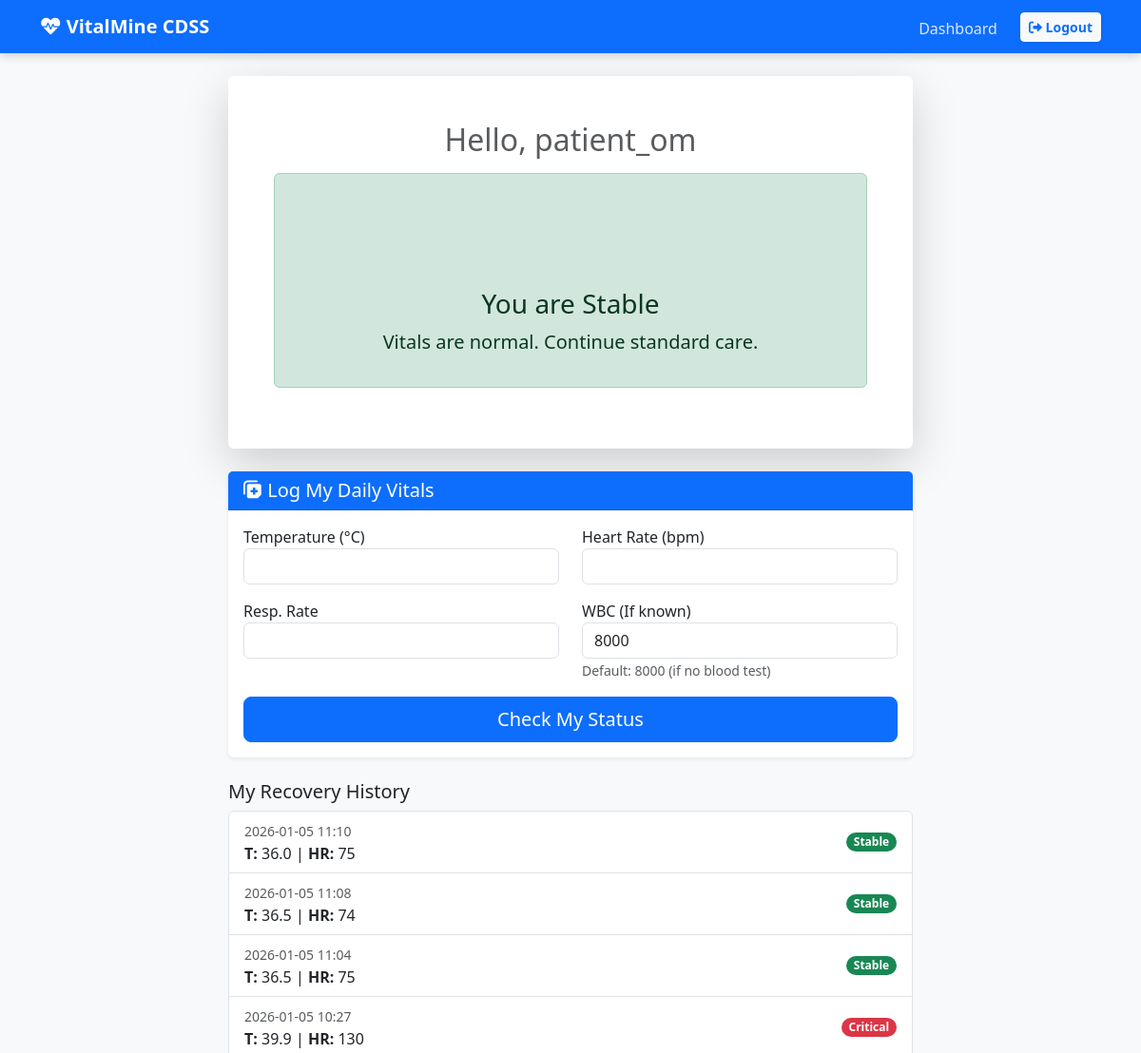
Page /patient_dashboard (signed in, upper part) on the earlier database version.
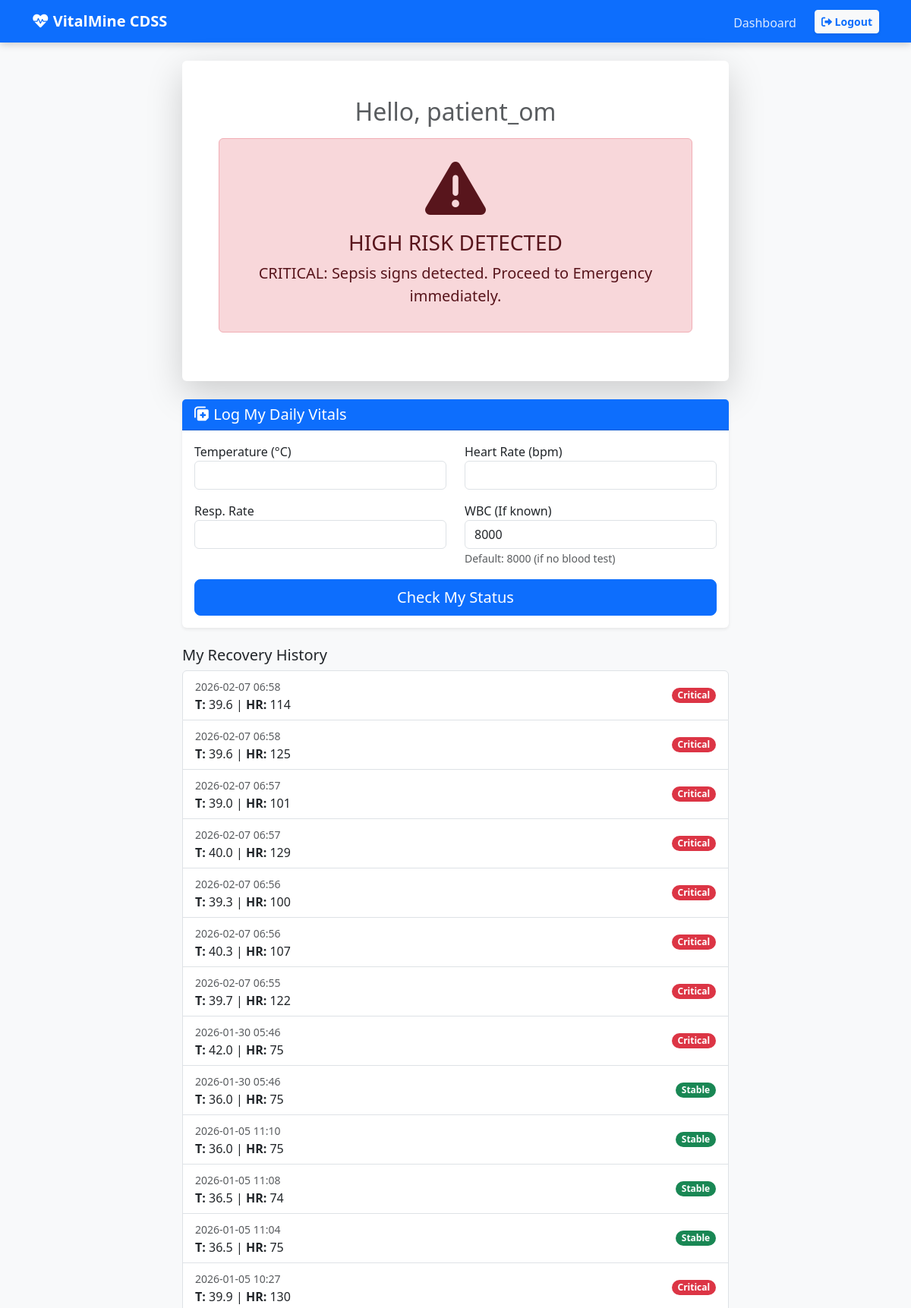
Same page on the later database version.
### models.py (models this page shows)
class User(UserMixin, db.Model):
    id = db.Column(db.Integer, primary_key=True)
    username = db.Column(db.String(100), unique=True, nullable=False)
    password = db.Column(db.String(100), nullable=False)
    role = db.Column(db.String(20), nullable=False, default="patient")
    entries = db.relationship("Entry", backref="author", lazy=True)

class Entry(db.Model):
    id = db.Column(db.Integer, primary_key=True)
    user_id = db.Column(db.Integer, db.ForeignKey("user.id"), nullable=True)
    name = db.Column(db.String(100), nullable=False)
    temp = db.Column(db.Float, nullable=False)
    hr = db.Column(db.Integer, nullable=False)
    rr = db.Column(db.Integer, nullable=False)
    wbc = db.Column(db.Float, nullable=False)
    status = db.Column(db.String(20), nullable=False)
    advice = db.Column(db.String(200), nullable=True)
    timestamp = db.Column(db.DateTime, default=datetime.utcnow)

### app.py (the view)
@app.route("/patient_dashboard")
@login_required
def patient_dashboard():
    if current_user.role != "patient":
        return redirect(url_for("home"))
    my_entries = (
        Entry.query.filter_by(user_id=current_user.id)
        .order_by(Entry.timestamp.desc())
        .all()
    )
    current_status = my_entries[0].status if my_entries else "Unknown"
    latest_advice = my_entries[0].advice if my_entries else "No data logged yet."
    return render_template(
        "patient_home.html",
        entries=my_entries,
        status=current_status,
        advice=latest_advice,
    )

### app.py (called while the page is built)
@login_manager.user_loader
def load_user(user_id):
    return db.session.get(User, int(user_id))

### templates/patient_home.html (shortened to what this page needs)
{% extends "base.html" %} {% block content %}
<div class="container mt-4">
  <div class="row mb-4">
    <div class="col-md-8 mx-auto">
      <div class="card shadow-lg border-0">
        <div class="card-body text-center p-5">
          <h2 class="text-muted">Hello, {{ current_user.username }}</h2>
          {% if status == 'High' %}
          <div class="alert alert-danger mt-3">
            <h1 class="display-1">
              <i class="fa-solid fa-triangle-exclamation"></i>
            </h1>
            <h3>HIGH RISK DETECTED</h3>
            <p class="lead">{{ advice }}</p>
          </div>
          {% elif status == 'Stable' %}
          <div class="alert alert-success mt-3">
            <h1 class="display-1">
            </h1>
            <h3>You are Stable</h3>
            <p class="lead">{{ advice }}</p>
          </div>
          {% else %}
          <div class="alert alert-secondary mt-3">
            <h3>No Data Logged Today</h3>
            <p>Please log your vitals below.</p>
          </div>
          {% endif %}
        </div>
      </div>
    </div>
  </div>
  <div class="row">
    <div class="col-md-8 mx-auto">
      <div class="card shadow-sm">
        <div class="card-header bg-primary text-white">
          <h5 class="mb-0">
            <i class="fa-solid fa-notes-medical"></i> Log My Daily Vitals
          </h5>
        </div>
        <div class="card-body">
          <form method="POST" action="/add_vitals">
            <div class="row">
              <div class="col-6 mb-3">
                <label>Temperature (°C)</label>
                <input
                  type="number"
                  step="0.1"
                  name="temperature"
                  class="form-control"
                  required
                />
              </div>
              <div class="col-6 mb-3">
                <label>Heart Rate (bpm)</label>
                <input
                  type="number"
                  name="heart_rate"
                  class="form-control"
                  required
                />
              </div>
            </div>
            <div class="row">
              <div class="col-6 mb-3">
                <label>Resp. Rate</label>
                <input
                  type="number"
                  name="resp_rate"
                  class="form-control"
                  required
                />
              </div>
              <div class="col-6 mb-3">
                <label>WBC (If known)</label>
                <input
                  type="number"
                  name="wbc_count"
                  class="form-control"
                  value="8000"
                  required
                />
                <small class="text-muted"
                  >Default: 8000 (if no blood test)</small
                >
              </div>
            </div>
            <button type="submit" class="btn btn-primary w-100 btn-lg">
              Check My Status
            </button>
          </form>
        </div>
      </div>
    </div>
  </div>
  <div class="row mt-4 mb-5">
    <div class="col-md-8 mx-auto">
      <h5>My Recovery History</h5>
      <div class="list-group">
        {% for entry in entries %}
        <div
          class="list-group-item d-flex justify-content-between align-items-center"
        >
          <div>
            <small class="text-muted"
              >{{ entry.timestamp.strftime('%Y-%m-%d %H:%M') }}</small
            ><br />
            <strong>T:</strong> {{ entry.temp }} | <strong>HR:</strong> {{
            entry.hr }}
          </div>
          {% if entry.status == 'High' %}
          <span class="badge bg-danger rounded-pill">Critical</span>
          {% elif entry.status == 'Warning' %}
          <span class="badge bg-warning text-dark rounded-pill"
            >Check Vitals</span
          >
          {% else %}
          <span class="badge bg-success rounded-pill">Stable</span>
          {% endif %}
        </div>
        {% endfor %}
      </div>
    </div>
  </div>
</div>
{% endblock %}

### templates/base.html (shortened to what this page needs)
<!DOCTYPE html>
<html lang="en">
  <head>
    <link
      href="https://cdn.jsdelivr.net/npm/bootstrap@5.3.0/dist/css/bootstrap.min.css"
      rel="stylesheet"
    />
    <link
      rel="stylesheet"
      href="https://cdnjs.cloudflare.com/ajax/libs/font-awesome/6.0.0/css/all.min.css"
    />
  </head>
  <body>
    <nav class="navbar navbar-expand-lg navbar-dark mb-4">
      <div class="container">
        <a class="navbar-brand fw-bold" href="/"
          ><i class="fa-solid fa-heart-pulse"></i> VitalMine CDSS</a
        >
        <div class="collapse navbar-collapse" id="navbarNav">
          <ul class="navbar-nav ms-auto align-items-center">
            <li class="nav-item">
              <a
                class="nav-link {{ 'active' if request.path == '/' else '' }}"
                href="/"
              >
                Dashboard
              </a>
            </li>
             {% if current_user.is_authenticated %}
            <li class="nav-item ms-3">
              <a
                class="btn btn-sm btn-light text-primary fw-bold shadow-sm"
                href="/logout"
              >
                <i class="fa-solid fa-sign-out-alt"></i> Logout
              </a>
            </li>
            {% endif %}
          </ul>
        </div>
      </div>
    </nav>
    <div class="container">{% block content %}{% endblock %}</div>
  </body>
</html>

### templates/base.html (style rules this page uses)
body { background-color: #f8f9fa; }
.navbar { background-color: #0d6efd; box-shadow: 0 2px 10px rgba(0, 0, 0, 0.2); }
.card { border: none; box-shadow: 0 4px 6px rgba(0, 0, 0, 0.1); }
.navbar-dark .navbar-nav .nav-link { color: rgba( 255, 255, 255, 0.85 ) !important; font-weight: 500; transition: all 0.3s ease; padding-bottom: 5px; }

Differences in the rows shown:
added Entry: advice "CRITICAL: Sepsis signs detected. Proceed to Emergency immediately.", timestamp "2026-02-07 06:58", temp "39.6", hr "114", status "Critical"
added Entry: timestamp "2026-02-07 06:58", temp "39.6", hr "125", status "Critical"
added Entry: timestamp "2026-02-07 06:57", temp "39.0", hr "101", status "Critical"
added Entry: timestamp "2026-02-07 06:57", temp "40.0", hr "129", status "Critical"
added Entry: timestamp "2026-02-07 06:56", temp "39.3", hr "100", status "Critical"
added Entry: timestamp "2026-02-07 06:56", temp "40.3", hr "107", status "Critical"
added Entry: timestamp "2026-02-07 06:55", temp "39.7", hr "122", status "Critical"
added Entry: timestamp "2026-01-30 05:46", temp "42.0", hr "75", status "Critical"
added Entry: timestamp "2026-01-30 05:46", temp "36.0", hr "75", status "Stable"
shown differently, row unchanged: Entry (number 10 of 13 on the later page): advice "Vitals are normal. Continue standard care." → (not shown)
Other differences:
text no longer shown: "You are Stable"
text now shown: "HIGH RISK DETECTED"
